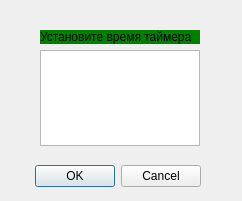
<?xml version="1.0" encoding="UTF-8"?>
<ui version="4.0">
 <class>setTimerDialog</class>
 <widget class="QDialog" name="setTimerDialog">
  <property name="geometry">
   <rect>
    <x>0</x>
    <y>0</y>
    <width>242</width>
    <height>201</height>
   </rect>
  </property>
  <property name="windowTitle">
   <string>Dialog</string>
  </property>
  <widget class="QDialogButtonBox" name="buttonBox">
   <property name="geometry">
    <rect>
     <x>30</x>
     <y>160</y>
     <width>171</width>
     <height>32</height>
    </rect>
   </property>
   <property name="orientation">
    <enum>Qt::Horizontal</enum>
   </property>
   <property name="standardButtons">
    <set>QDialogButtonBox::Cancel|QDialogButtonBox::Ok</set>
   </property>
  </widget>
  <widget class="QWidget" name="verticalLayoutWidget">
   <property name="geometry">
    <rect>
     <x>40</x>
     <y>30</y>
     <width>160</width>
     <height>116</height>
    </rect>
   </property>
   <layout class="QVBoxLayout" name="verticalLayout">
    <item>
     <widget class="QLabel" name="label">
      <property name="styleSheet">
       <string notr="true">QLabel {
background-color: green;
}</string>
      </property>
      <property name="text">
       <string>Установите время таймера</string>
      </property>
     </widget>
    </item>
    <item>
     <widget class="QTextEdit" name="textEdit_setTimer"/>
    </item>
   </layout>
  </widget>
 </widget>
 <resources/>
 <connections>
  <connection>
   <sender>buttonBox</sender>
   <signal>accepted()</signal>
   <receiver>setTimerDialog</receiver>
   <slot>accept()</slot>
   <hints>
    <hint type="sourcelabel">
     <x>248</x>
     <y>254</y>
    </hint>
    <hint type="destinationlabel">
     <x>157</x>
     <y>274</y>
    </hint>
   </hints>
  </connection>
  <connection>
   <sender>buttonBox</sender>
   <signal>rejected()</signal>
   <receiver>setTimerDialog</receiver>
   <slot>reject()</slot>
   <hints>
    <hint type="sourcelabel">
     <x>316</x>
     <y>260</y>
    </hint>
    <hint type="destinationlabel">
     <x>286</x>
     <y>274</y>
    </hint>
   </hints>
  </connection>
 </connections>
</ui>
